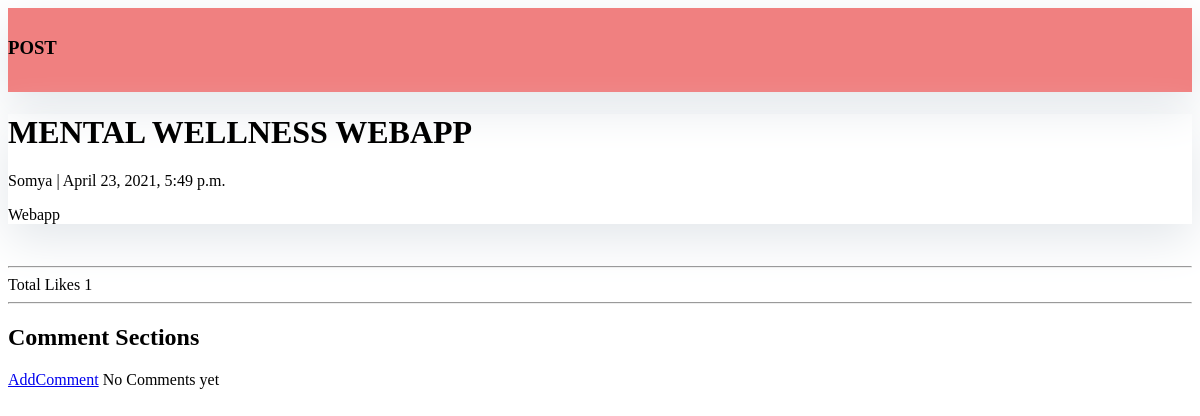
The page /mental-wellness-webapp/ on the database its author committed.
### posts/models.py (models this page shows, shortened)
class Post(models.Model):
    title = models.CharField(max_length=200, unique=True)
    slug = models.SlugField(max_length=200, unique=True)
    author = models.ForeignKey(User, on_delete= models.CASCADE,related_name='blog_posts')
    updated_on = models.DateTimeField(auto_now= True) # to store the last modified
    content=RichTextField(blank=True,null=True)
    created_on = models.DateTimeField(auto_now_add=True)# when created first
    status = models.IntegerField(choices=STATUS, default=0) # if the post is published or not
    likes=models.ManyToManyField(User,related_name='blog_post')
    def total_likes(self):
        return self.likes.count()
    class Meta:
        ordering = ['-created_on'] # in descending order of created

### posts/views.py (the view)
# urls.py: path('<slug:slug>/', views.DetailView.as_view(), name='post_detail'),
class DetailView(generic.DetailView):
 model = Post
 template_name = 'Blog/post_detail.html'
 def get_context_data(self,*args,**kwargs):
     context=super(DetailView,self).get_context_data(*args,**kwargs)
     forlike=get_object_or_404(Post,slug=self.kwargs['slug'])
     total_like=forlike.total_likes()
     context["total_like"]=total_like
     liked=False
     if forlike.likes.filter(id=self.request.user.id).exists():
         liked=True
     context["liked"]=liked
     return context

### templates/Blog/post_detail.html (shortened to what this page needs)
<!DOCTYPE html>
<html lang="en">
<head>
       <link rel="stylesheet" type="text/css" href="https://netdna.bootstrapcdn.com/font-awesome/4.0.3/css/font-awesome.css" rel="stylesheet">
</head>
<body>
<header class="masthead">
    <div class="container">
        <div class="row">
            <div class=" col-md-8 col-md-10 mx-auto">
                <div class="site-heading">
                    <h3 class=" site-heading my-4 mt-3 text-white">POST</h3>
                </div>
            </div>
        </div>
    </div>
</header>
<div class="container">
  <div class="row">
    <div class="col-md-8 card mb-4  mt-3 left  top">
      <div class="card-body">
        <h1>{% block title %} {{ post.title }} {% endblock title %}</h1>
        <p class=" text-muted">{{ post.author }} | {{ post.created_on }}</p>
        <p class="card-text ">{{ post.content | safe }}</p>
      </div>
    </div>
  <form action="{% url 'like_post' post.pk %} " method="post">
  <br>
  <hr>
  Total Likes {{ total_like }}
  </form>
  <hr>
      <h2> Comment Sections</h2>
  <a href="{% url 'add_comment' post.id %}">AddComment</a>
      {% if not post.comment.all %}
      No Comments yet
  {% endif %}
  </div>
</div>
</body>
</html>

### templates/Blog/post_detail.html (style rules this page uses)
.card { box-shadow: 0 16px 48px #E3E7EB; }
.masthead { background:lightcoral; height: auto; padding-bottom: 15px; box-shadow: 0 16px 48px #E3E7EB; padding-top: 10px; }

### rows shown on the page
Post: title "MENTAL WELLNESS WEBAPP", author "Somya", created_on "April 23, 2021, 5:49 p.m.", content "Webapp"

### other values the page prints
{{ total_like }} "1"
